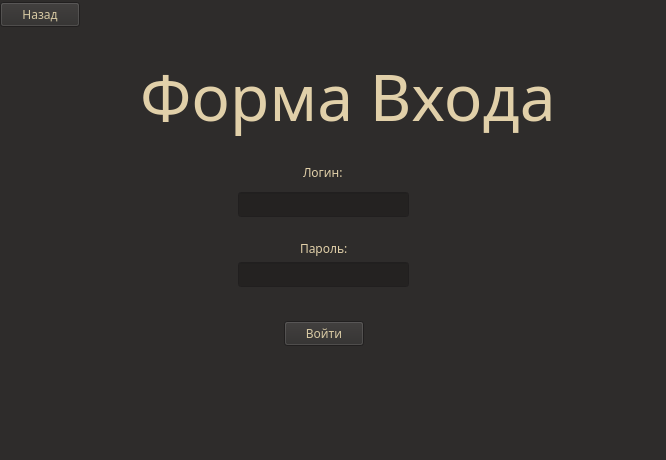
<?xml version="1.0" encoding="UTF-8"?>
<ui version="4.0">
 <class>Form</class>
 <widget class="QWidget" name="Form">
  <property name="geometry">
   <rect>
    <x>0</x>
    <y>0</y>
    <width>666</width>
    <height>460</height>
   </rect>
  </property>
  <property name="minimumSize">
   <size>
    <width>666</width>
    <height>460</height>
   </size>
  </property>
  <property name="maximumSize">
   <size>
    <width>666</width>
    <height>460</height>
   </size>
  </property>
  <property name="palette">
   <palette>
    <active>
     <colorrole role="WindowText">
      <brush brushstyle="SolidPattern">
       <color alpha="255">
        <red>225</red>
        <green>208</green>
        <blue>169</blue>
       </color>
      </brush>
     </colorrole>
     <colorrole role="Button">
      <brush brushstyle="SolidPattern">
       <color alpha="255">
        <red>46</red>
        <green>44</green>
        <blue>43</blue>
       </color>
      </brush>
     </colorrole>
     <colorrole role="Light">
      <brush brushstyle="SolidPattern">
       <color alpha="255">
        <red>69</red>
        <green>66</green>
        <blue>65</blue>
       </color>
      </brush>
     </colorrole>
     <colorrole role="Midlight">
      <brush brushstyle="SolidPattern">
       <color alpha="255">
        <red>57</red>
        <green>55</green>
        <blue>54</blue>
       </color>
      </brush>
     </colorrole>
     <colorrole role="Dark">
      <brush brushstyle="SolidPattern">
       <color alpha="255">
        <red>23</red>
        <green>22</green>
        <blue>22</blue>
       </color>
      </brush>
     </colorrole>
     <colorrole role="Mid">
      <brush brushstyle="SolidPattern">
       <color alpha="255">
        <red>31</red>
        <green>29</green>
        <blue>29</blue>
       </color>
      </brush>
     </colorrole>
     <colorrole role="Text">
      <brush brushstyle="SolidPattern">
       <color alpha="255">
        <red>215</red>
        <green>201</green>
        <blue>163</blue>
       </color>
      </brush>
     </colorrole>
     <colorrole role="BrightText">
      <brush brushstyle="SolidPattern">
       <color alpha="255">
        <red>215</red>
        <green>201</green>
        <blue>163</blue>
       </color>
      </brush>
     </colorrole>
     <colorrole role="ButtonText">
      <brush brushstyle="SolidPattern">
       <color alpha="255">
        <red>215</red>
        <green>201</green>
        <blue>163</blue>
       </color>
      </brush>
     </colorrole>
     <colorrole role="Base">
      <brush brushstyle="SolidPattern">
       <color alpha="255">
        <red>36</red>
        <green>34</green>
        <blue>33</blue>
       </color>
      </brush>
     </colorrole>
     <colorrole role="Window">
      <brush brushstyle="SolidPattern">
       <color alpha="255">
        <red>46</red>
        <green>44</green>
        <blue>43</blue>
       </color>
      </brush>
     </colorrole>
     <colorrole role="Shadow">
      <brush brushstyle="SolidPattern">
       <color alpha="255">
        <red>0</red>
        <green>0</green>
        <blue>0</blue>
       </color>
      </brush>
     </colorrole>
     <colorrole role="Highlight">
      <brush brushstyle="SolidPattern">
       <color alpha="255">
        <red>167</red>
        <green>164</green>
        <blue>0</blue>
       </color>
      </brush>
     </colorrole>
     <colorrole role="AlternateBase">
      <brush brushstyle="SolidPattern">
       <color alpha="255">
        <red>23</red>
        <green>22</green>
        <blue>21</blue>
       </color>
      </brush>
     </colorrole>
     <colorrole role="ToolTipBase">
      <brush brushstyle="SolidPattern">
       <color alpha="255">
        <red>255</red>
        <green>255</green>
        <blue>220</blue>
       </color>
      </brush>
     </colorrole>
     <colorrole role="ToolTipText">
      <brush brushstyle="SolidPattern">
       <color alpha="255">
        <red>0</red>
        <green>0</green>
        <blue>0</blue>
       </color>
      </brush>
     </colorrole>
     <colorrole role="PlaceholderText">
      <brush brushstyle="SolidPattern">
       <color alpha="127">
        <red>255</red>
        <green>255</green>
        <blue>255</blue>
       </color>
      </brush>
     </colorrole>
     <colorrole role="Accent">
      <brush brushstyle="SolidPattern">
       <color alpha="255">
        <red>0</red>
        <green>0</green>
        <blue>0</blue>
       </color>
      </brush>
     </colorrole>
    </active>
    <inactive>
     <colorrole role="WindowText">
      <brush brushstyle="SolidPattern">
       <color alpha="255">
        <red>225</red>
        <green>208</green>
        <blue>169</blue>
       </color>
      </brush>
     </colorrole>
     <colorrole role="Button">
      <brush brushstyle="SolidPattern">
       <color alpha="255">
        <red>46</red>
        <green>44</green>
        <blue>43</blue>
       </color>
      </brush>
     </colorrole>
     <colorrole role="Light">
      <brush brushstyle="SolidPattern">
       <color alpha="255">
        <red>69</red>
        <green>66</green>
        <blue>65</blue>
       </color>
      </brush>
     </colorrole>
     <colorrole role="Midlight">
      <brush brushstyle="SolidPattern">
       <color alpha="255">
        <red>57</red>
        <green>55</green>
        <blue>54</blue>
       </color>
      </brush>
     </colorrole>
     <colorrole role="Dark">
      <brush brushstyle="SolidPattern">
       <color alpha="255">
        <red>23</red>
        <green>22</green>
        <blue>22</blue>
       </color>
      </brush>
     </colorrole>
     <colorrole role="Mid">
      <brush brushstyle="SolidPattern">
       <color alpha="255">
        <red>31</red>
        <green>29</green>
        <blue>29</blue>
       </color>
      </brush>
     </colorrole>
     <colorrole role="Text">
      <brush brushstyle="SolidPattern">
       <color alpha="255">
        <red>215</red>
        <green>201</green>
        <blue>163</blue>
       </color>
      </brush>
     </colorrole>
     <colorrole role="BrightText">
      <brush brushstyle="SolidPattern">
       <color alpha="255">
        <red>215</red>
        <green>201</green>
        <blue>163</blue>
       </color>
      </brush>
     </colorrole>
     <colorrole role="ButtonText">
      <brush brushstyle="SolidPattern">
       <color alpha="255">
        <red>215</red>
        <green>201</green>
        <blue>163</blue>
       </color>
      </brush>
     </colorrole>
     <colorrole role="Base">
      <brush brushstyle="SolidPattern">
       <color alpha="255">
        <red>36</red>
        <green>34</green>
        <blue>33</blue>
       </color>
      </brush>
     </colorrole>
     <colorrole role="Window">
      <brush brushstyle="SolidPattern">
       <color alpha="255">
        <red>46</red>
        <green>44</green>
        <blue>43</blue>
       </color>
      </brush>
     </colorrole>
     <colorrole role="Shadow">
      <brush brushstyle="SolidPattern">
       <color alpha="255">
        <red>0</red>
        <green>0</green>
        <blue>0</blue>
       </color>
      </brush>
     </colorrole>
     <colorrole role="Highlight">
      <brush brushstyle="SolidPattern">
       <color alpha="255">
        <red>167</red>
        <green>164</green>
        <blue>0</blue>
       </color>
      </brush>
     </colorrole>
     <colorrole role="AlternateBase">
      <brush brushstyle="SolidPattern">
       <color alpha="255">
        <red>23</red>
        <green>22</green>
        <blue>21</blue>
       </color>
      </brush>
     </colorrole>
     <colorrole role="ToolTipBase">
      <brush brushstyle="SolidPattern">
       <color alpha="255">
        <red>255</red>
        <green>255</green>
        <blue>220</blue>
       </color>
      </brush>
     </colorrole>
     <colorrole role="ToolTipText">
      <brush brushstyle="SolidPattern">
       <color alpha="255">
        <red>0</red>
        <green>0</green>
        <blue>0</blue>
       </color>
      </brush>
     </colorrole>
     <colorrole role="PlaceholderText">
      <brush brushstyle="SolidPattern">
       <color alpha="127">
        <red>255</red>
        <green>255</green>
        <blue>255</blue>
       </color>
      </brush>
     </colorrole>
     <colorrole role="Accent">
      <brush brushstyle="SolidPattern">
       <color alpha="255">
        <red>0</red>
        <green>0</green>
        <blue>0</blue>
       </color>
      </brush>
     </colorrole>
    </inactive>
    <disabled>
     <colorrole role="WindowText">
      <brush brushstyle="SolidPattern">
       <color alpha="255">
        <red>23</red>
        <green>22</green>
        <blue>22</blue>
       </color>
      </brush>
     </colorrole>
     <colorrole role="Button">
      <brush brushstyle="SolidPattern">
       <color alpha="255">
        <red>46</red>
        <green>44</green>
        <blue>43</blue>
       </color>
      </brush>
     </colorrole>
     <colorrole role="Light">
      <brush brushstyle="SolidPattern">
       <color alpha="255">
        <red>69</red>
        <green>66</green>
        <blue>65</blue>
       </color>
      </brush>
     </colorrole>
     <colorrole role="Midlight">
      <brush brushstyle="SolidPattern">
       <color alpha="255">
        <red>57</red>
        <green>55</green>
        <blue>54</blue>
       </color>
      </brush>
     </colorrole>
     <colorrole role="Dark">
      <brush brushstyle="SolidPattern">
       <color alpha="255">
        <red>23</red>
        <green>22</green>
        <blue>22</blue>
       </color>
      </brush>
     </colorrole>
     <colorrole role="Mid">
      <brush brushstyle="SolidPattern">
       <color alpha="255">
        <red>31</red>
        <green>29</green>
        <blue>29</blue>
       </color>
      </brush>
     </colorrole>
     <colorrole role="Text">
      <brush brushstyle="SolidPattern">
       <color alpha="255">
        <red>23</red>
        <green>22</green>
        <blue>22</blue>
       </color>
      </brush>
     </colorrole>
     <colorrole role="BrightText">
      <brush brushstyle="SolidPattern">
       <color alpha="255">
        <red>215</red>
        <green>201</green>
        <blue>163</blue>
       </color>
      </brush>
     </colorrole>
     <colorrole role="ButtonText">
      <brush brushstyle="SolidPattern">
       <color alpha="255">
        <red>23</red>
        <green>22</green>
        <blue>22</blue>
       </color>
      </brush>
     </colorrole>
     <colorrole role="Base">
      <brush brushstyle="SolidPattern">
       <color alpha="255">
        <red>46</red>
        <green>44</green>
        <blue>43</blue>
       </color>
      </brush>
     </colorrole>
     <colorrole role="Window">
      <brush brushstyle="SolidPattern">
       <color alpha="255">
        <red>46</red>
        <green>44</green>
        <blue>43</blue>
       </color>
      </brush>
     </colorrole>
     <colorrole role="Shadow">
      <brush brushstyle="SolidPattern">
       <color alpha="255">
        <red>0</red>
        <green>0</green>
        <blue>0</blue>
       </color>
      </brush>
     </colorrole>
     <colorrole role="AlternateBase">
      <brush brushstyle="SolidPattern">
       <color alpha="255">
        <red>46</red>
        <green>44</green>
        <blue>43</blue>
       </color>
      </brush>
     </colorrole>
     <colorrole role="ToolTipBase">
      <brush brushstyle="SolidPattern">
       <color alpha="255">
        <red>255</red>
        <green>255</green>
        <blue>220</blue>
       </color>
      </brush>
     </colorrole>
     <colorrole role="ToolTipText">
      <brush brushstyle="SolidPattern">
       <color alpha="255">
        <red>0</red>
        <green>0</green>
        <blue>0</blue>
       </color>
      </brush>
     </colorrole>
     <colorrole role="PlaceholderText">
      <brush brushstyle="SolidPattern">
       <color alpha="127">
        <red>23</red>
        <green>22</green>
        <blue>22</blue>
       </color>
      </brush>
     </colorrole>
     <colorrole role="Accent">
      <brush brushstyle="SolidPattern">
       <color alpha="255">
        <red>32</red>
        <green>31</green>
        <blue>30</blue>
       </color>
      </brush>
     </colorrole>
    </disabled>
   </palette>
  </property>
  <property name="font">
   <font>
    <family>Rubik</family>
   </font>
  </property>
  <property name="windowTitle">
   <string>Login</string>
  </property>
  <widget class="QPushButton" name="button">
   <property name="geometry">
    <rect>
     <x>0</x>
     <y>2</y>
     <width>80</width>
     <height>25</height>
    </rect>
   </property>
   <property name="text">
    <string>Назад</string>
   </property>
  </widget>
  <widget class="QLineEdit" name="ent_login">
   <property name="geometry">
    <rect>
     <x>238</x>
     <y>192</y>
     <width>171</width>
     <height>25</height>
    </rect>
   </property>
  </widget>
  <widget class="QLineEdit" name="ent_passwd">
   <property name="geometry">
    <rect>
     <x>238</x>
     <y>262</y>
     <width>171</width>
     <height>25</height>
    </rect>
   </property>
   <property name="echoMode">
    <enum>QLineEdit::EchoMode::Password</enum>
   </property>
  </widget>
  <widget class="QPushButton" name="button_log">
   <property name="geometry">
    <rect>
     <x>284</x>
     <y>321</y>
     <width>80</width>
     <height>25</height>
    </rect>
   </property>
   <property name="text">
    <string>Войти</string>
   </property>
  </widget>
  <widget class="QLabel" name="label">
   <property name="geometry">
    <rect>
     <x>140</x>
     <y>50</y>
     <width>421</width>
     <height>91</height>
    </rect>
   </property>
   <property name="font">
    <font>
     <family>Rubik</family>
     <pointsize>48</pointsize>
    </font>
   </property>
   <property name="text">
    <string>Форма Входа</string>
   </property>
  </widget>
  <widget class="QLabel" name="label_2">
   <property name="geometry">
    <rect>
     <x>303</x>
     <y>164</y>
     <width>54</width>
     <height>17</height>
    </rect>
   </property>
   <property name="text">
    <string>Логин:</string>
   </property>
  </widget>
  <widget class="QLabel" name="label_3">
   <property name="geometry">
    <rect>
     <x>300</x>
     <y>240</y>
     <width>54</width>
     <height>17</height>
    </rect>
   </property>
   <property name="text">
    <string>Пароль:</string>
   </property>
  </widget>
 </widget>
 <resources/>
 <connections/>
</ui>
